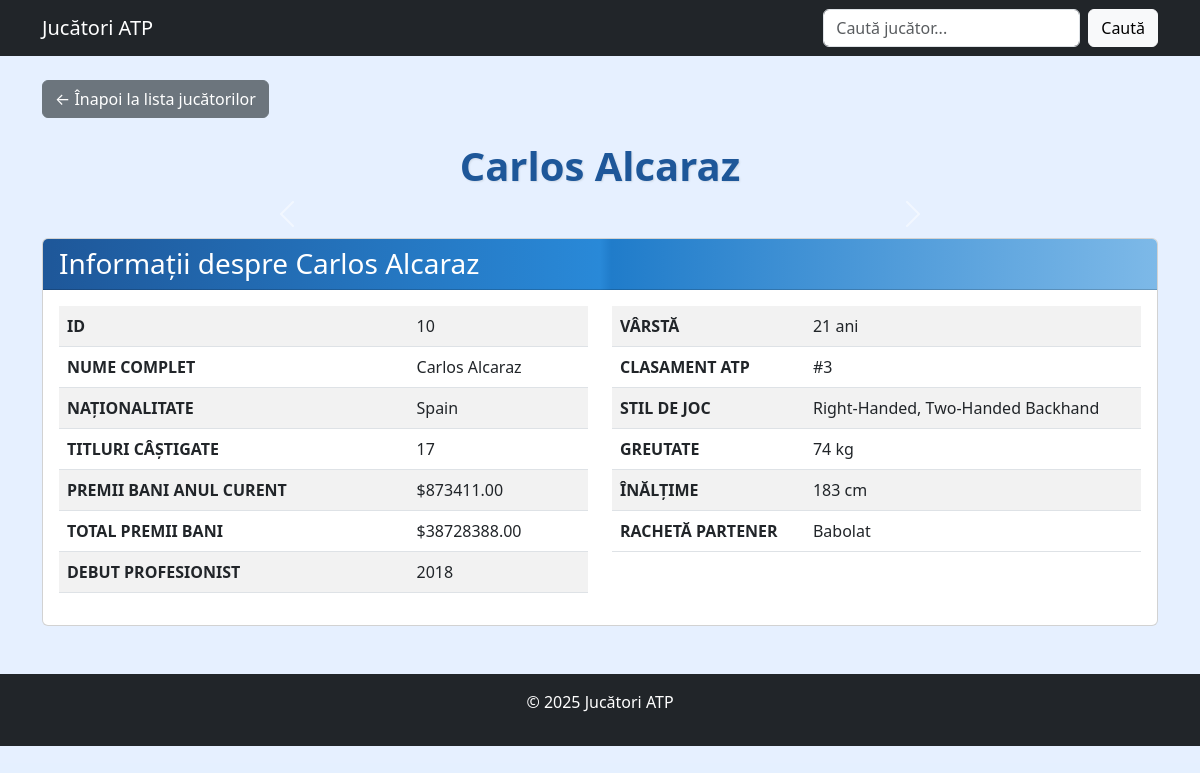
Page /10/ on the committed database.
### jucatori/models.py (models this page shows, shortened)
class Jucator(models.Model):
    id = models.AutoField(primary_key=True)
    nume_complet = models.CharField(max_length=100)
    nationalitate = models.CharField(max_length=50)
    titluri_castigate = models.IntegerField(default=0)
    premii_bani_anul_curent = models.IntegerField(default=0, help_text='Premii în bani anul curent ($)')
    premii_bani_total = models.IntegerField(default=0, help_text='Total premii în bani ($)')
    debut_profesionist = models.IntegerField(help_text='Anul debutului profesionist')
    varsta = models.IntegerField()
    clasament_atp = models.IntegerField()
    stil_joc = models.CharField(max_length=300)
    greutate_kg = models.IntegerField()
    inaltime_cm = models.IntegerField()
    racheta_partener = models.CharField(max_length=100)
    imagine_principala = models.ImageField(upload_to='jucatori/', blank=True, null=True)
    img1 = models.ImageField(upload_to='jucatori/galerie/', blank=True, null=True)
    img2 = models.ImageField(upload_to='jucatori/galerie/', blank=True, null=True)
    img3 = models.ImageField(upload_to='jucatori/galerie/', blank=True, null=True)

### jucatori/views.py (the view)
# urls.py: path('<int:jucator_id>/', detalii_jucator, name='detalii_jucator'),
def detalii_jucator(request, jucator_id):
    jucator = get_object_or_404(Jucator, id=jucator_id)
    return render(request, 'jucatori/detalii_jucator.html', {'jucator': jucator})

### jucatori/templates/jucatori/detalii_jucator.html (shortened to what this page needs)
<!DOCTYPE html>
{% load static %}
<html lang="ro">
  <head>
    <link
      href="https://cdn.jsdelivr.net/npm/bootstrap@5.3.0/dist/css/bootstrap.min.css"
      rel="stylesheet"
    />
  </head>
  <body>
    <div class="main-content">
      <nav class="navbar navbar-expand-lg navbar-dark bg-dark">
        <div class="container">
          <a class="navbar-brand" href="{% url 'lista_jucatori' %}"
            >Jucători ATP</a
          >
          <div class="collapse navbar-collapse" id="navbarNav">
            <form
              class="d-flex ms-auto"
              action="{% url 'cauta_jucator' %}"
              method="GET"
            >
              <input
                class="form-control me-2"
                type="search"
                placeholder="Caută jucător..."
                name="q"
                aria-label="Search"
              />
              <button class="btn btn-light" type="submit">Caută</button>
            </form>
          </div>
        </div>
      </nav>
      <div class="container mt-4">
        <div class="mb-4">
          <a href="{% url 'lista_jucatori' %}" class="btn btn-secondary"
            >← Înapoi la lista jucătorilor</a
          >
        </div>
        <h1 class="text-center mb-4 page-title">{{ jucator.nume_complet }}</h1>
        <div class="row mb-4">
          <div class="col-md-8 mx-auto">
            <div
              id="jucatorImagesCarousel"
              class="carousel slide"
              data-bs-ride="carousel"
            >
              <button
                class="carousel-control-prev"
                type="button"
                data-bs-target="#jucatorImagesCarousel"
                data-bs-slide="prev"
              >
                <span
                  class="carousel-control-prev-icon"
                  aria-hidden="true"
                ></span>
              </button>
              <button
                class="carousel-control-next"
                type="button"
                data-bs-target="#jucatorImagesCarousel"
                data-bs-slide="next"
              >
                <span
                  class="carousel-control-next-icon"
                  aria-hidden="true"
                ></span>
              </button>
            </div>
          </div>
        </div>
        <div class="card mb-4">
          <div class="card-header stats-header">
            <h3 class="mb-0">Informații despre {{ jucator.nume_complet }}</h3>
          </div>
          <div class="card-body">
            <div class="row">
              <div class="col-md-6">
                <table class="table table-striped">
                  <tr>
                    <th>ID</th>
                    <td>{{ jucator.id }}</td>
                  </tr>
                  <tr>
                    <th>NUME COMPLET</th>
                    <td>{{ jucator.nume_complet }}</td>
                  </tr>
                  <tr>
                    <th>NAȚIONALITATE</th>
                    <td>{{ jucator.nationalitate }}</td>
                  </tr>
                  <tr>
                    <th>TITLURI CÂȘTIGATE</th>
                    <td>{{ jucator.titluri_castigate }}</td>
                  </tr>
                  <tr>
                    <th>PREMII BANI ANUL CURENT</th>
                    <td>
                      ${{ jucator.premii_bani_anul_curent|floatformat:2 }}
                    </td>
                  </tr>
                  <tr>
                    <th>TOTAL PREMII BANI</th>
                    <td>${{ jucator.premii_bani_total|floatformat:2 }}</td>
                  </tr>
                  <tr>
                    <th>DEBUT PROFESIONIST</th>
                    <td>{{ jucator.debut_profesionist }}</td>
                  </tr>
                </table>
              </div>
              <div class="col-md-6">
                <table class="table table-striped">
                  <tr>
                    <th>VÂRSTĂ</th>
                    <td>{{ jucator.varsta }} ani</td>
                  </tr>
                  <tr>
                    <th>CLASAMENT ATP</th>
                    <td>#{{ jucator.clasament_atp }}</td>
                  </tr>
                  <tr>
                    <th>STIL DE JOC</th>
                    <td>{{ jucator.stil_joc }}</td>
                  </tr>
                  <tr>
                    <th>GREUTATE</th>
                    <td>{{ jucator.greutate_kg }} kg</td>
                  </tr>
                  <tr>
                    <th>ÎNĂLȚIME</th>
                    <td>{{ jucator.inaltime_cm }} cm</td>
                  </tr>
                  <tr>
                    <th>RACHETĂ PARTENER</th>
                    <td>{{ jucator.racheta_partener }}</td>
                  </tr>
                </table>
              </div>
            </div>
          </div>
        </div>
      </div>
      <footer class="bg-dark text-white mt-5 py-3">
        <div class="container text-center">
          <p>&copy; 2025 Jucători ATP</p>
        </div>
      </footer>
    </div>
  </body>
</html>

### rows in the picture
Jucator: nume_complet "Carlos Alcaraz", id "10", nationalitate "Spain", titluri_castigate "17", premii_bani_anul_curent "873411.00", premii_bani_total "38728388.00", debut_profesionist "2018", varsta "21", clasament_atp "3", stil_joc "Right-Handed, Two-Handed Backhand", greutate_kg "74", inaltime_cm "183", racheta_partener "Babolat"
